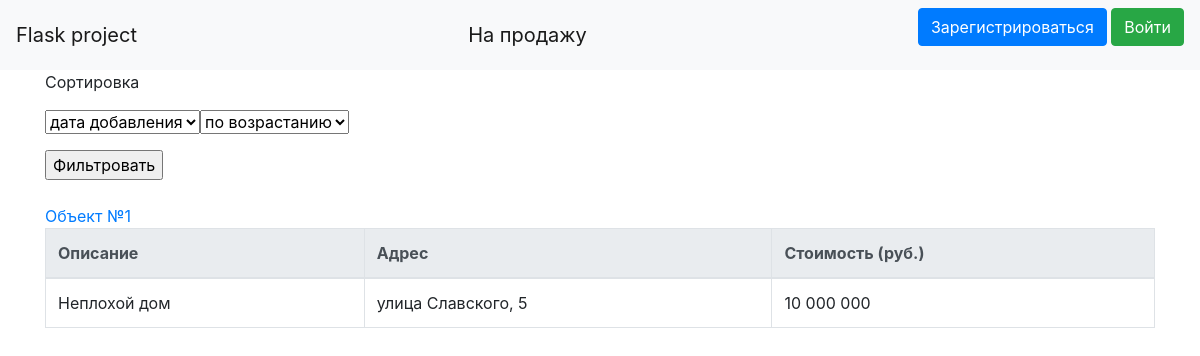
The page / on the database its author committed.
### data/realties.py (models this page shows)
class Realties(SqlAlchemyBase):
    __tablename__ = 'realties'
    id = sqlalchemy.Column(sqlalchemy.Integer, primary_key=True, autoincrement=True)
    photo = sqlalchemy.Column(sqlalchemy.String, nullable=True)
    realtor = sqlalchemy.Column(sqlalchemy.Integer, sqlalchemy.ForeignKey("users.id"))
    house = sqlalchemy.Column(sqlalchemy.String)
    desc = sqlalchemy.Column(sqlalchemy.Text, nullable=True)
    address = sqlalchemy.Column(sqlalchemy.String)
    cost = sqlalchemy.Column(sqlalchemy.String, nullable=True)
    user = orm.relation('User')

### main.py (the view)
@app.route('/', methods=['GET', 'POST'])
def index():
    if request.method == 'GET':
        if current_user.is_authenticated:
            user = session.query(User).filter(User.id == current_user.id).first()
            if user.sort:
                if user.sort == 'name-up':
                    realties = session.query(Realties).order_by(Realties.id)
                elif user.sort == 'name-down':
                    realties = session.query(Realties).order_by(Realties.id)[::-1]
                elif user.sort == 'cost-up':
                    realties = session.query(Realties).order_by(Realties.cost)[::-1]
                elif user.sort == 'cost-down':
                    realties = session.query(Realties).order_by(Realties.cost)
            else:
                realties = session.query(Realties)
        else:
            realties = session.query(Realties)
        realtor = {}
        for realty in realties:
            user = session.query(User).filter(User.id == realty.realtor).first()
            if user:
                realtor[realty.id] = ' '.join([user.name, user.surname])
            else:
                realtor[realty.id] = ''
        return render_template('index.html', realties=realties, realtor=realtor, title='Квартиры')
    elif request.method == 'POST':
        user = session.query(User).filter(User.id == current_user.id).first()
        user.sort = f'{request.form["sort-by"]}-{request.form["sort"]}'
        session.commit()
        return redirect('/')

### templates/index.html (shortened to what this page needs)
<!DOCTYPE HTML>
<html>
    <body>
        {% extends "base.html" %}
        {% block content %}
                <p>Сортировка</p>
                <form method="post">
                    <p><select autofocus name="sort-by">
                        <option value='name'>дата добавления</option>
                    </select><select name='sort'>
                        <option value='up'>по возрастанию</option>
                    </select></p>
                    <input type='submit' value="Фильтровать">
                </form><br>
                {% for realty in realties %}
                    <a href="/realty/{{realty.id}}">Объект №{{realty.id}}</a>
                    <table class='table table-bordered'>
                        <thead class="thead-light">
                            <tr>
                                <th scope="col">Описание</th>
                                <th scope="col">Адрес</th>
                                <th scope="col">Стоимость (руб.)</th>
                            </tr>
                        </thead>
                        <tbody>
                            <tr>
                                <td>
                                    {{realty.desc}}
                                </td>
                                <td>
                                    {{realty.address}}
                                </td>
                                <td>
                                    {{realty.cost}}
                                </td>
                            </tr>
                        </tbody>
                    </table>
                {% endfor %}
        {% endblock %}

### rows shown on the page
Realties: id "1", desc "Неплохой дом", address "улица Славского, 5", cost "10 000 000"
